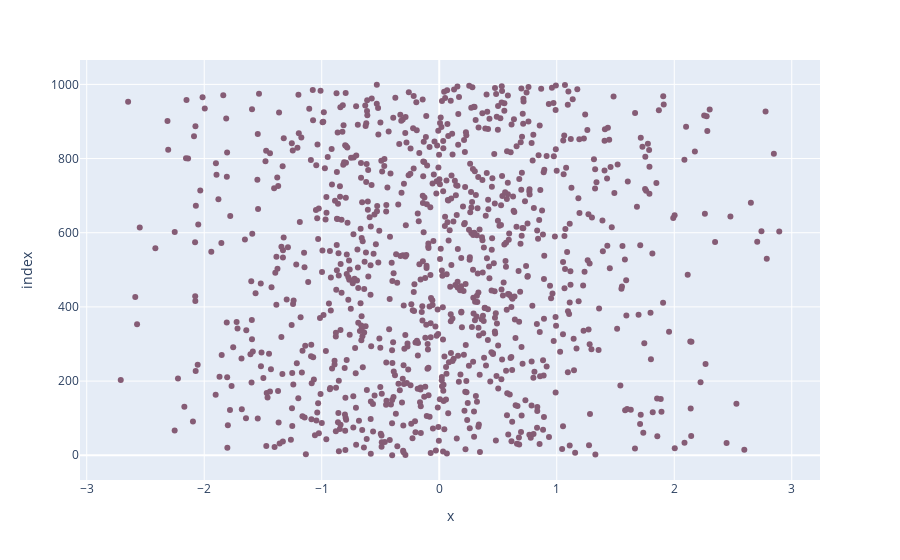

This figure's notebook cell:
### Markdown cell above
1.Write a program to draw a scatter plot for random 1000 x and y coordinates.

### Code cell
import plotly.express as px
import numpy as np 

def draw_scatter_plot():    
    """
       Description:
          Function is used to draw scatter plot of random number using plotly library.
       Parameter:
          No parameter required.
       Return:
          Returns nothing.
    """

    # creating random data through randomint 
    # function of numpy.random 

    n = 1000
    random_x = np.random.randn(n)
    random_y = np.random.randn(n)

        
    plot = px.scatter(random_x, random_y, color_discrete_sequence=px.colors.qualitative.Antique)
    plot.show()

if __name__ == "__main__":
    draw_scatter_plot()

### Figure 1 — Plotly figure (JSON) as saved in the notebook; plotly's stock layout.template omitted (floating-point values rounded to 4 significant figures; data arrays with more than 128 entries replaced by an {"elided": "..."} marker saying what was removed)
{"data": [{"hovertemplate": "x=%{x}<br>index=%{y}<extra></extra>", "legendgroup": "", "marker": {"color": "rgb(133, 92, 117)", "symbol": "circle"}, "mode": "markers", "name": "", "orientation": "h", "showlegend": false, "type": "scatter", "x": {"elided": "1000 float values"}, "xaxis": "x", "y": {"elided": "1000 int values"}, "yaxis": "y"}], "layout": {"legend": {"tracegroupgap": 0}, "margin": {"t": 60}, "xaxis": {"anchor": "y", "domain": [0, 1], "title": {"text": "x"}}, "yaxis": {"anchor": "x", "domain": [0, 1], "title": {"text": "index"}}}}
